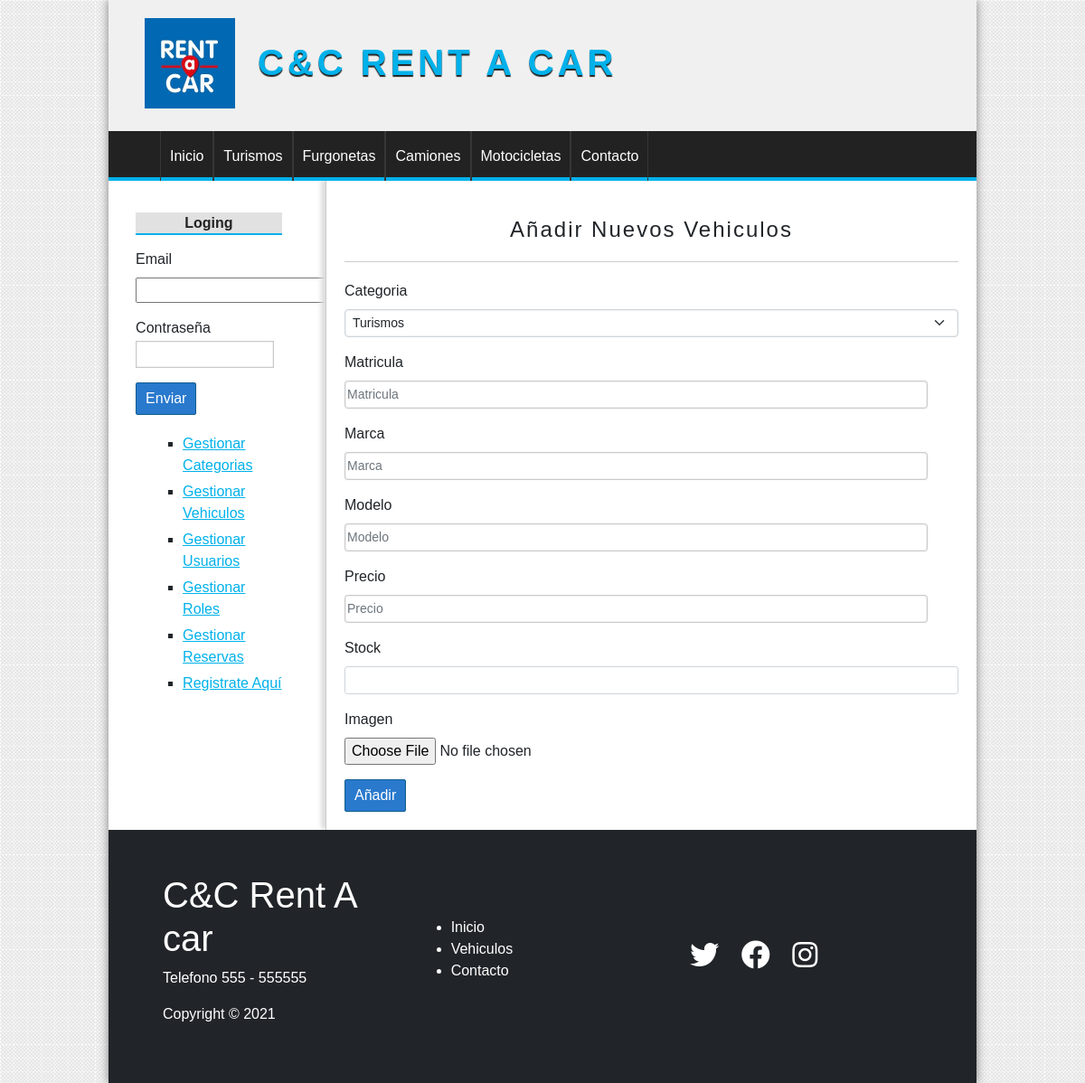
Screenshot of /vehiculo/crear (signed in) with the database file from the repository.
### tables this page shows
CREATE TABLE categorias(
    id INT(255) auto_increment not null,
    nombre VARCHAR(100) not null,

    CONSTRAINT pk_categorias PRIMARY KEY (id)
);

### config/db.php (called while the page is built)
<?php
class Database{
    public static function connect(){
        $db = new mysqli('localhost', 'root', '', 'candc_rent_a_car');
        $db->query("SET NAMES 'UTF-8'");
        return $db;
    }
}

### models/categoria.php (called while the page is built, shortened)
<?php
class Categoria{
    private $id;
    private $nombre;
    public function __construct($id = ''){
        $this->db = Database::connect();
        if($id){
            $reg = $this->db->query("SELECT * FROM categorias WHERE id = ".$id);
            $categoria = $reg->fetch_object();
            $this->id = $categoria->id;
            $this->nombre = $categoria->nombre;
        }
        return $this;
    }
    function getId(){
        return $this->id;
    }
    function getNombre(){
        return $this->nombre;
    }
    public static function getAll(){
        $categoria = new Categoria();
        $reg = $categoria->db->query("SELECT id FROM categorias ORDER BY id ASC;");
        $array = array();
        while($cat = $reg->fetch_object()){
            $aux = new Categoria($cat->id);
            $array[$aux->getId()]=$aux;
        }
        return $array;
    }
}

### helpers/utils.php (called while the page is built, shortened)
<?php
require_once 'models/categoria.php';
class Utils
{
    public static function showCategorias(){
        $categorias = Categoria::getAll();
        return $categorias;
    }
}

### controllers/VehiculoController.php (called while the page is built, shortened)
<?php
class vehiculoController
{
    public function crear()
    {
        $categorias = Categoria::getAll();
        require_once 'views/vehiculos/crear.php';
    }
}

### views/vehiculos/crear.php (the view, shortened to what this page needs)
<h1> Añadir Nuevos Vehiculos </h1>
<form action="<?= base_url ?>vehiculo/save" method="POST" enctype="multipart/form-data">
    <div class="mb-3">
        <label for="categoria" class="form-label">Categoria</label>
        <select name="categoria" class="form-select form-select-sm mb-3" aria-label=".form-select-lg example">
            <?php foreach ($categorias as $cat) { ?>x
            <option value="<?= $cat->getId() ?>">
                <?= $cat->getNombre() ?>
            </option>
        <?php } ?>
        </select>
    </div>
    <div class="mb-3">
        <label for="matricula" class="form-label"> Matricula</label>
        <input type="text" name="matricula" placeholder="Matricula" class="form-control form-control-sm" required>
    </div>
    <div class="mb-3">
        <label for="marca" class="form-label"> Marca</label>
        <input type="text" name="marca" placeholder="Marca" class="form-control form-control-sm" required>
    </div>
    <div class="mb-3">
        <label for="modelo" class="form-label"> Modelo</label>
        <input type="text" name="modelo" placeholder="Modelo" class="form-control form-control-sm" r equired>
    </div>
    <div class="mb-3">
        <label for="precio" class="form-label"> Precio</label>
        <input type="text" name="precio" placeholder="Precio" class="form-control form-control-sm" required>
    </div>
    <div class="mb-3">
        <label for="Stock" class="form-label"> Stock</label>
        <input type="number" name="stock" class="form-control form-control-sm" required>
    </div>
    <div class="mb-3">
        <label for="imagen" class="form-label">Imagen</label>
        <input type="file" name="imagen">
    </div>
    <input type="submit" value="Añadir">
</form>

### views/layout/header.php (shortened to what this page needs)
<!DOCTYPE html>
<html lang="es">
<head>
    <link href="https://cdn.jsdelivr.net/npm/bootstrap@5.0.0-beta3/dist/css/bootstrap.min.css" rel="stylesheet">
    <link rel="stylesheet" href="<?= base_url ?>assets/css/style.css">
    <link rel="stylesheet" href="https://cdnjs.cloudflare.com/ajax/libs/font-awesome/5.15.3/css/all.min.css" />
</head>
<body>
    <div id="container">
        <header id="header">
            <div id="logo">
                <img src="<?= base_url ?>assets/css/imagenes/Logo.jfif" alt="Logo Vehiculo">
                <h1> C&C Rent A car</h1>
            </div>
        </header>
        <?php $categorias = Utils::showCategorias(); ?>
        <nav id="menu">
            <ul>
                <li><a href="<?=base_url?>"> Inicio</a></li>
                <?php foreach ($categorias as $cat) { ?>
                    <li><a href="<?= base_url ?>categoria/ver&id=<?= $cat->getId() ?>"><?= $cat->getNombre() ?></a></li>
                <?php } ?>
                <li><a href="#"> Contacto</a></li>
            </ul>
        </nav>
        <div id="content">

### assets/css/style.css (style rules this page uses)
* { padding: 0; margin: 0; font-family: sans-serif, Helvetica, Arial; }
body { background: url(../../../imagenes/bg.png); }
a { color: #01b1ea; }
#logo { margin-left: 20px; padding: 20px; float: left; }
#logo img { height: 100px; float: left; }
#logo h1 { float: left; font-size: 40px; letter-spacing: 4px; font-family: 'OpenSans', Helvetica, Arial; text-transform: uppercase; color: #01b1ea; font-weight: bold; margin-top: 25px; margin-left: 25px; text-shadow: 0px 2px 1px #222222; transition: 300ms all; }
#container { width: 80%; margin: 0 auto; box-shadow: 0px 0px 10px gray; background: white; }
header { height: 145px; background: #F0F0F0; }
#menu { clear: both; background: #222; color: white; height: 55px; border-bottom: 4px solid #01b1ea; }
#menu ul { list-style: none; text-decoration: none; margin: 0 auto; margin-left: 25px; }
#menu ul li { line-height: 55px; float: left; border-right:1px solid #363636; }
#menu a { display: block; text-decoration: none; color: white; padding-left: 10px; padding-right: 10px; transition: 700ms all; }
#menu a:first-child { border-left: 1px solid #363636; }
#content { margin: 0 auto; overflow: hidden; background: white; }
label, input[type="text"], input[type="password"], input[type="email"], select { display: block; width: 95%; margin-top: 2px; margin-bottom: 2px; }
input[type="text"], input[type="password"], input[type="email"], select { border: 1px solid #c9c9c9; box-shadow: 0px 0px 2px #ccc inset; background: white; padding: 2px; color: gray; transition: 300ms all; }
input[type="submit"], input[type="button"], button, .button { display: block; border-radius: 2px; width: auto; padding: 5px; padding-left: 10px; padding-right: 10px; color: white; background: #2979cd; border: 1px solid #11608e; cursor: pointer; }
label, input[type="submit"], input[type="button"], button { display: block; margin-top: 10px; }
#central h1 { font-size: 24px; text-align: center; font-weight: normal; letter-spacing: 2px; border-bottom: 1px solid #ccc; margin-bottom: 20px; padding: 20px; }

### rows the page displays
categorias: nombre "Turismos"
categorias: nombre "Furgonetas"
categorias: nombre "Camiones"
categorias: nombre "Motocicletas"

### other values shown
form field categoria "Turismos"
